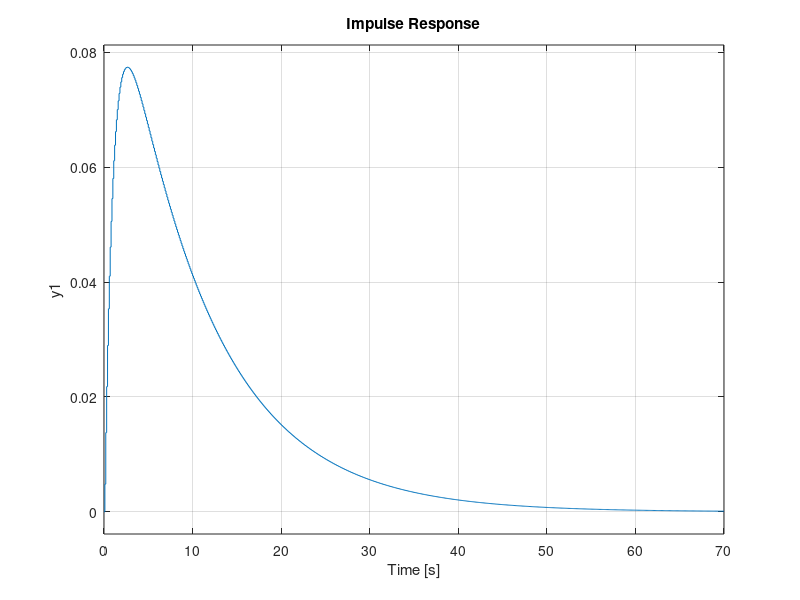
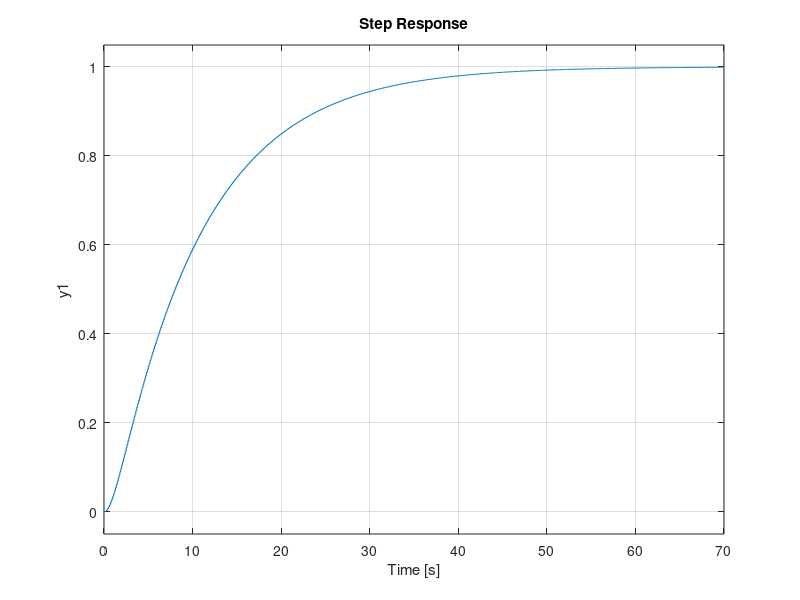
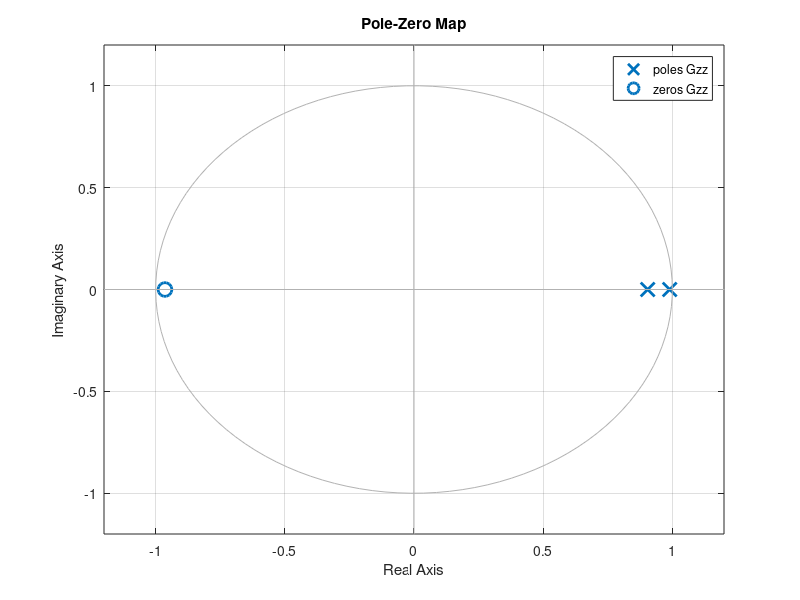
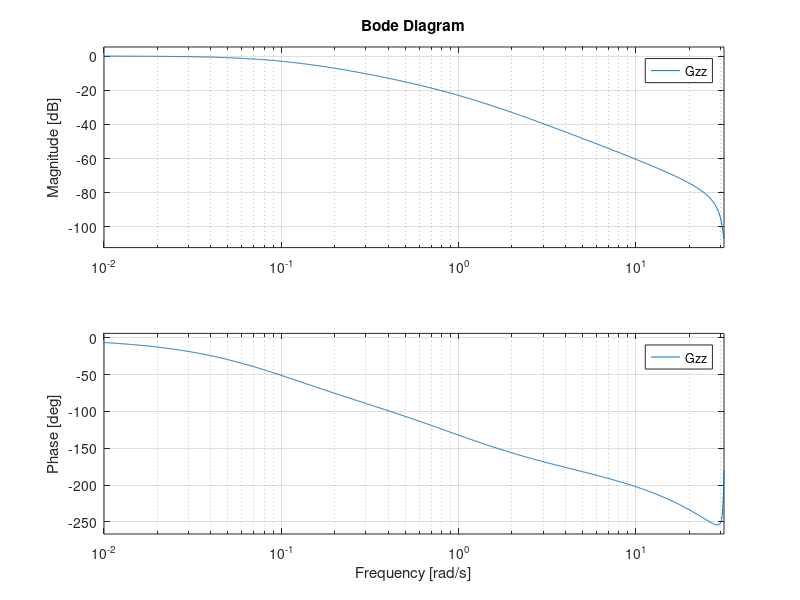

MATLAB code to generate these figures, in order:
T1 = 1;
T2 = 10;
%Te = [0.01*T2, 0.1*T2, 0.5*T2];
%Te = [1];
Te = [0.01*T2]

for Ts = Te
    Gp = tf(1, [T1*T2, T1+T2, 1]);
    
    Gzi = c2d(Gp, Ts, 'impulse');
    Gzz = c2d(Gp, Ts, 'zoh');
    
    fprintf("Ts=%d\n",Ts);
    Gp
    Gzi
    Gzz
    
    figure()
    impulse(Gzz)
    figure()
    step(Gzz)
    figure()
    pzmap(Gzz)
    figure()
    bode(Gzz)
end